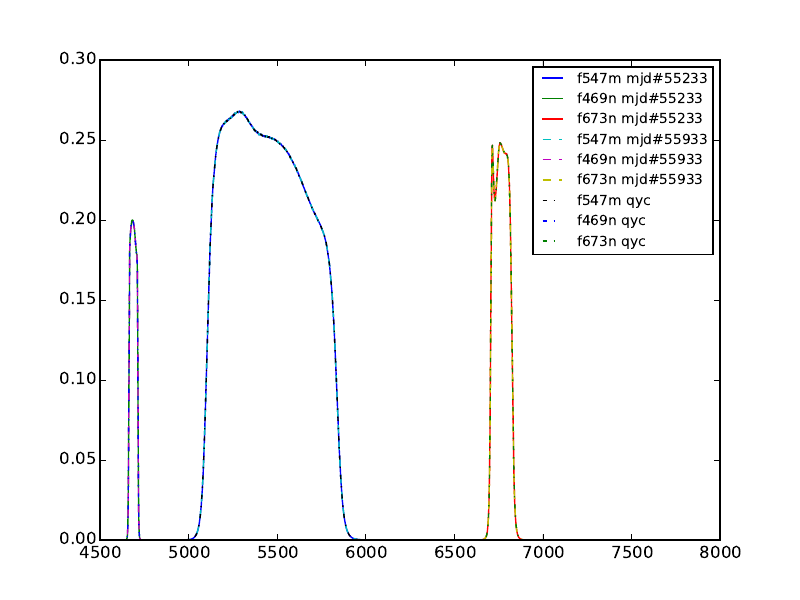

The Python source for this figure:
import matplotlib.pyplot as plt
import pysynphot

filters = 'f547m', 'f469n', 'f673n'
MJDs = 'mjd#55233', 'mjd#55933', 'qyc'
linestyles = '-', '--', '-.'
for mjd, ls in zip(MJDs, linestyles):
    for f in filters:
        bp = pysynphot.ObsBandpass(','.join(['wfc3,uvis1', f, mjd]))
        plt.plot(bp.wave, bp.throughput, ls=ls, label='{} {}'.format(f, mjd))
plt.xlim(4500, 8000)
plt.legend(fontsize='small')
plt.savefig('wfc3-throughput-evolution.pdf')
